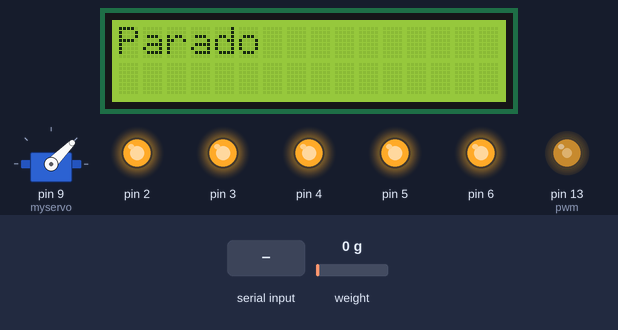
The sketch below on a simulated Arduino Mega 2560, built with avr-gcc and run on an emulated ATmega2560. Shown: 16×2 character LCD, servo, output pins drawn as LEDs (lit = HIGH). The test bench sets the inputs (shaded band); at power-on: weight on the scale 0 g. What the sketch prints to the serial monitor is not drawn.

Above: at 3.3 s.
3.4 s: "START" received over the second serial link
At 5.8 s:
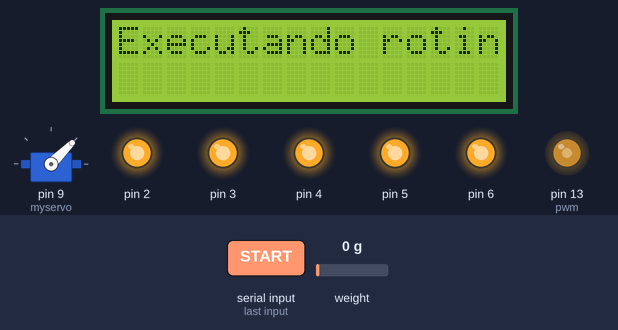
At 6.7 s:
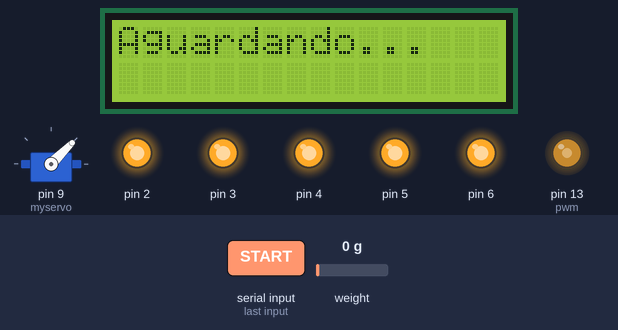
Timing chart, 0 to 8.2 s (numbered marks = the images above; inputs shaded):
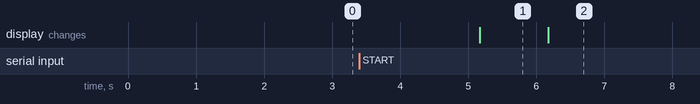

The sketch:

arduino.ino
```cpp
#include <LiquidCrystal.h>
#include "HX711.h"
#include <NewPing.h>
#include <Servo.h>

// pinos do display lcd 16x2
// RS, E, D4, D5, D6, D7
LiquidCrystal lcd(43, 41, 37, 35, 33, 31);
int pwm = 13;


Servo myservo;  // Cria um objeto baseado na biblioteca Servo

// Define os pinos para o sensor ultrassônico e a distância máxima para medir (em centímetros)
#define TRIGGER_PIN  24
#define ECHO_PIN     26
#define MAX_DISTANCE 200
#define RXD2 16
#define TXD2 17


// cria uma instancia da biblioteca HX711 na variavel escala para o sensor da balança
HX711 escala;

// Define os pinos para o sensor da balança
#define SCK A0
#define DT A1

// Cria uma instância do objeto NewPing para o ultrassonico
NewPing sonar(TRIGGER_PIN, ECHO_PIN, MAX_DISTANCE);

// variaveis globais e de configuração
unsigned long ultimoDebounce = 0;
const long debounceDelay = 150;
int pesoMaximo = 0;
int alturaMaxima = 0;
String receivedData = "";

void setup()
{
  //seta os pinos dos leds
  for(int i = 2; i <= 6; i++)
  {
    pinMode(i, OUTPUT);
  }

  // desliga os leds
  for(int i = 2; i <= 6; i++)
  {
    digitalWrite(i, HIGH);
  }
  Serial.begin(115200);
  Serial1.begin(115200);
  lcd.begin(16, 2);
  pinMode(pwm, INPUT);
  analogWrite(pwm, 130);
  atualizarDisplay();

  // inicia o servo na porta 9
  myservo.attach(9);

  // inicia a instancia 'escala'
  escala.begin (DT, SCK);
  // começa a leitura e calculos para iniciar a pesagem
  Serial.print("Leitura do Valor ADC:  ");
  Serial.println(escala.read());   // Aguarda até o dispositivo estar pronto
  Serial.println("Nao coloque nada na balanca!");
  Serial.println("Iniciando...");
  escala.set_scale(765991.129);     // Substituir o valor encontrado para escala
  escala.tare(20);
  Serial.println("Balança pronta!");

  // seta a posição inicial do servo
  myservo.write(45);
}

void loop()
{
  if (Serial1.available() > 0) {
    receivedData = Serial1.readString();
  }

  if (receivedData.startsWith("PESO:")) {
    String peso = receivedData.substring(5);
    setarPeso(peso.toInt());
  } else if (receivedData.startsWith("ALT:")) {
    String alt = receivedData.substring(4);
    setarAltura(alt.toInt());
  } else if (receivedData.startsWith("START")) {
    receivedData = "";
    Serial.println("START");
    executaRotina();
  }


  delay(1000);
}

void atualizarDisplay()
{
  lcd.clear();
  lcd.setCursor(0, 0);
  lcd.print("Parado");
  Serial.println("STOP");
}


void setarPeso(int peso)
{
  pesoMaximo = peso;
  Serial.println("SETPESO");
  receivedData = "";
}

void setarAltura(int altura)
{
  alturaMaxima = altura;
  Serial.println("SETALT");
  receivedData = "";
}

void executaRotina()
{
  lcd.clear();
  lcd.setCursor(0, 0);
  lcd.print("Executando rotina");
  delay(1000);
  while (true)
  {
    if (Serial1.available() > 0) {
      receivedData = Serial1.readString();
    }
    if (receivedData.startsWith("STOP")) {
      break;
    }


    desligaLeds();
    lcd.clear();
    lcd.setCursor(0, 0);
    lcd.print("Aguardando...");
    delay(500);
    if (getPeso() > 1)
    {
      if (getAltura() > alturaMaxima || getPeso() > pesoMaximo)
      {
        Serial.println("DESC");
        lcd.clear();
        lcd.setCursor(0, 0);
        lcd.print("produto descartado");
        delay(500);
        myservo.write(170);
        delay(2000);
        myservo.write(45);
      }
      else
      {
        Serial.println("ACEIT");
        lcd.clear();
        lcd.setCursor(0, 0);
        lcd.print("produto aceito");
        ligaLeds();
        delay(2000);
      }
    }
  }
  atualizarDisplay();
}

int getPeso()
{
  return escala.get_units(20) * 1000;
}

int getAltura()
{
  unsigned int distance = sonar.ping_cm();
  int distancia = 10 - distance;
  return distancia;
}

void desligaLeds()
{
  for(int i = 2; i <= 6; i++)
  {
    digitalWrite(i, HIGH);
  }
}

void ligaLeds()
{
  for(int i = 2; i <= 6; i++)
  {
    digitalWrite(i, LOW);
  }
}
```

Measured:
- after the input at 3.4 s, the display: changes after 1.8 s (image 1)
- what the display in image 1 shows lasts 1.0 s, from 5.2 s to 6.2 s
